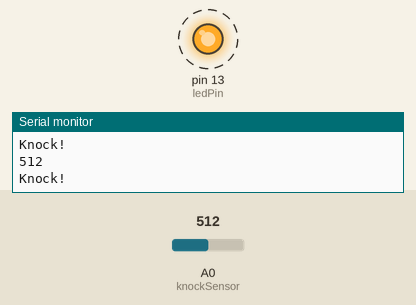
Recording of a sketch running on a simulated Arduino Uno, built with avr-gcc and run on an emulated ATmega328P. Parts: output pins drawn as LEDs (lit = HIGH), the last lines printed to the serial monitor. Dashed ring = blinking. The test bench sets the inputs (shaded band); at power-on: A0 (knockSensor) = 512.

Above: at 1.3 s.
1.4 s: A0 (knockSensor) set to 104
4.4 s: A0 (knockSensor) set to 93
At 5.5 s:
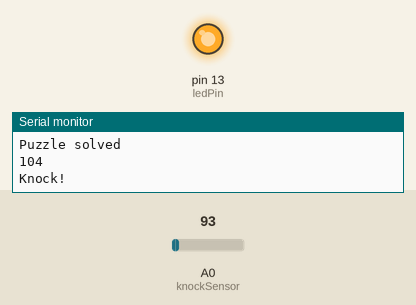
5.9 s: A0 (knockSensor) set to 110
At 8.8 s:
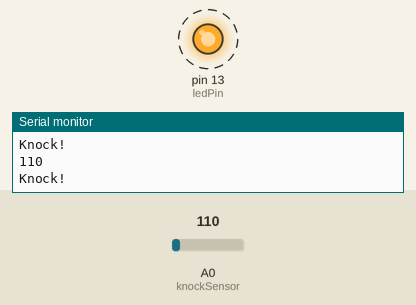
8.9 s: A0 (knockSensor) set to 90
At 9.8 s:
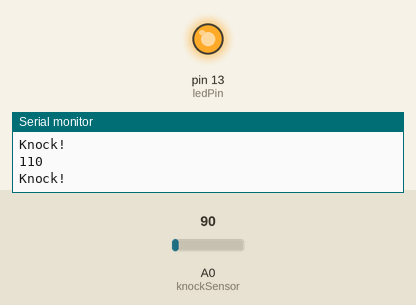
Timing chart, 0 to 11.4 s (numbered marks = the images above; inputs shaded):
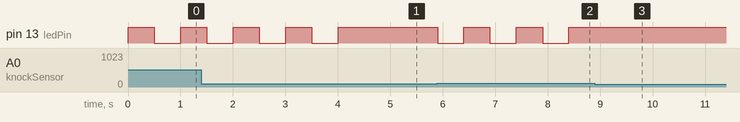

The sketch:

detect_knock.ino
```cpp
/*
  Knock Sensor

  Tested using Arduino UNO
*/


// these constants won't change:
const int ledPin = 13;      // LED connected to digital pin 13
const int knockSensor = A0; // the piezo is connected to analog pin 0
const int threshold = 100;  // threshold value to decide when the detected sound is a knock or not
int count = 0;

// these variables will change:
int sensorReading = 0;      // variable to store the value read from the sensor pin
int ledState = LOW;         // variable used to store the last LED status, to toggle the light
int code =4;
void setup() {
  pinMode(ledPin, OUTPUT); // declare the ledPin as as OUTPUT
  Serial.begin(9600);       // use the serial port
}

void loop() {
  // read the sensor and store it in the variable sensorReading:
  sensorReading = analogRead(knockSensor);
  // if the sensor reading is greater than the threshold:
  if ((sensorReading >= threshold) &&(count < code)  ){
    Serial.println(sensorReading);
    // toggle the status of the ledPin:
    ledState = !ledState;
    // update the LED pin itself:
    digitalWrite(ledPin, ledState);
    // send the string "Knock!" back to the computer, followed by newline
    Serial.println("Knock!");
    count++;
   delay (500);
  }
  else if (count >= code)
  {
    Serial.println("Puzzle solved");
    count = 0;
    }
 }
```

Measured:
- the behaviour switches between 100 and 99 on A0 (knockSensor) (found by bisection; images 0 and 1)
- after the input at 4.4 s, pin 13 (ledPin): stays HIGH (without the input it goes to LOW after 0.10 s)
- after the input at 5.9 s, pin 13 (ledPin): alternates HIGH for 0.50 s and LOW for 0.50 s, starting at once
- after the input at 8.9 s, pin 13 (ledPin): stops changing and stays HIGH
- by itself, pin 13 (ledPin): alternates HIGH for 0.50 s and LOW for 0.50 s
